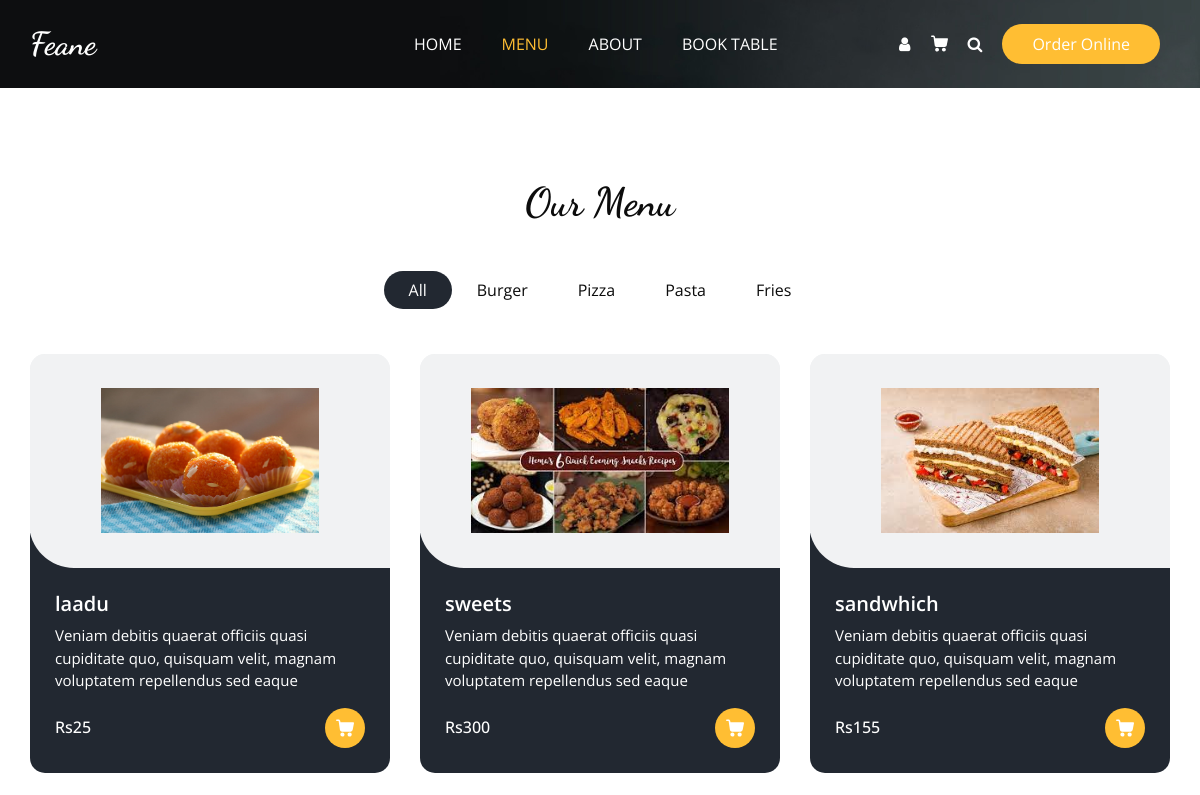
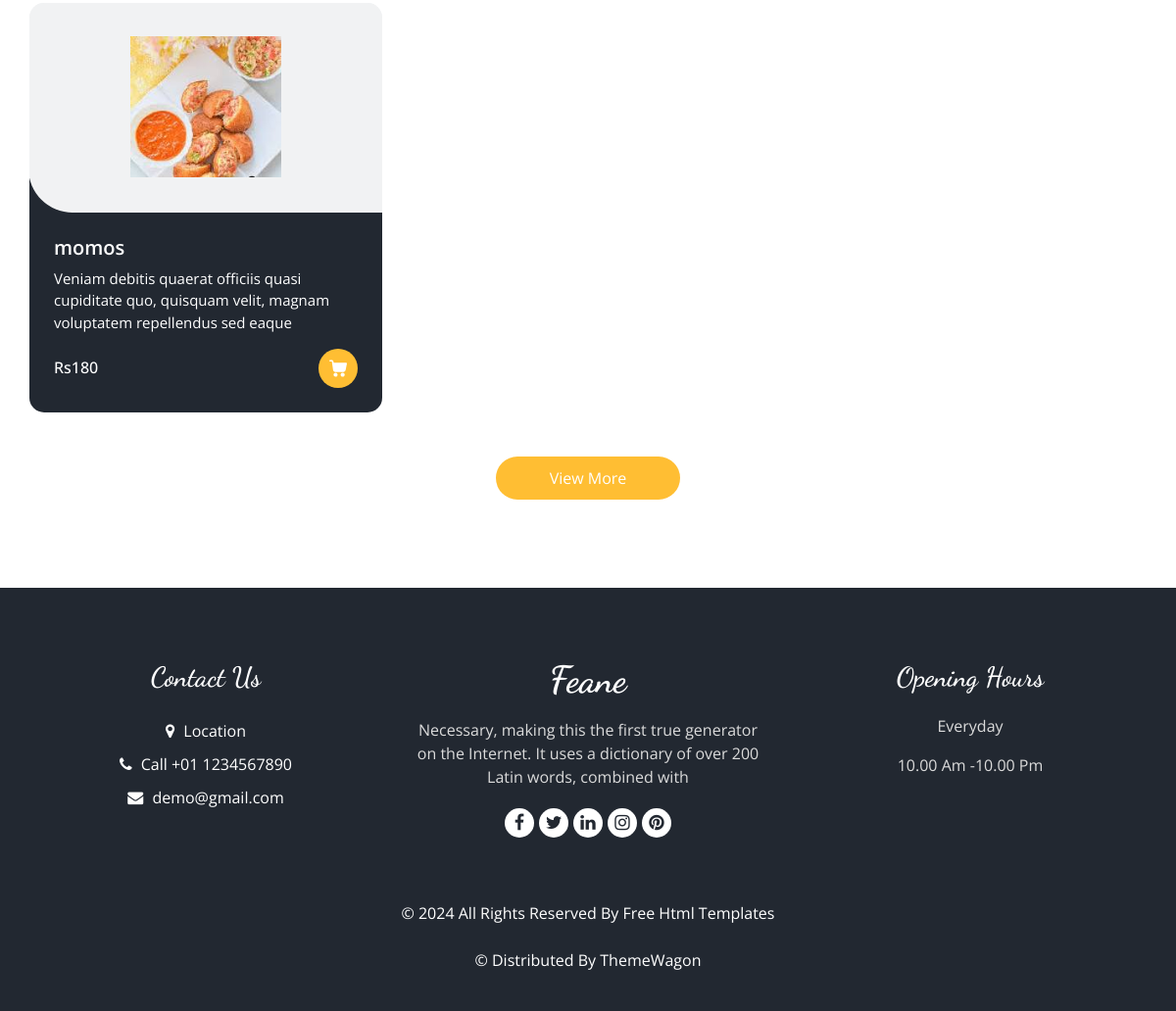
Page /frontend/product_fro/SNACKS/ on the committed database (2 pictures, top to bottom).
### cafeapp/models.py (models this page shows)
class product_db(models.Model):
    Category_name=models.CharField(max_length=100,null=True,blank=True)
    product_name = models.CharField(max_length=100, null=True, blank=True)
    description = models.CharField(max_length=100, null=True, blank=True)
    price = models.IntegerField(null=True, blank=True)
    product_image=models.ImageField(upload_to='images',null=True,blank=True)

### frontend/views.py (the view)
# urls.py: path('product_fro/<cat_name>/',views.product_fro,name="product_fro"),
def product_fro(request,cat_name):
    pro=product_db.objects.filter(Category_name=cat_name)
    return render(request,"products_fro.html",{'pro':pro})

### frontend/templates/products_fro.html (shortened to what this page needs)
<!DOCTYPE html>
{% load static %}
<html>
<head>
  <link rel="stylesheet" type="text/css" href="{% static 'admin_style/css/bootstrap.css' %}" />
  <link rel="stylesheet" type="text/css" href="https://cdnjs.cloudflare.com/ajax/libs/OwlCarousel2/2.3.4/assets/owl.carousel.min.css" />
  <link rel="stylesheet" href="https://cdnjs.cloudflare.com/ajax/libs/jquery-nice-select/1.1.0/css/nice-select.min.css" />
  <link href="{% static 'admin_style/css/font-awesome.min.css' %}" rel="stylesheet" />
  <link href="{% static 'admin_style/css/style.css' %}" rel="stylesheet" />
  <link href="{% static 'admin_style/css/responsive.css' %}" rel="stylesheet" />
</head>
<body class="sub_page">
  <div class="hero_area">
    <div class="bg-box">
      <img src="{% static 'admin_style/images/hero-bg.jpg' %}" alt="">
    </div>
    <header class="header_section">
      <div class="container">
        <nav class="navbar navbar-expand-lg custom_nav-container ">
          <a class="navbar-brand" href="index.html">
            <span>
              Feane
            </span>
          </a>
          <div class="collapse navbar-collapse" id="navbarSupportedContent">
            <ul class="navbar-nav  mx-auto ">
              <li class="nav-item">
                <a class="nav-link" href="index.html">Home </a>
              </li>
              <li class="nav-item active">
                <a class="nav-link" href="menu.html">Menu <span class="sr-only">(current)</span> </a>
              </li>
              <li class="nav-item">
                <a class="nav-link" href="about.html">About</a>
              </li>
              <li class="nav-item">
                <a class="nav-link" href="book.html">Book Table</a>
              </li>
            </ul>
            <div class="user_option">
              <a href="" class="user_link">
                <i class="fa fa-user" aria-hidden="true"></i>
              </a>
              <a class="cart_link" href="#">
              </a>
              <form class="form-inline">
                <button class="btn  my-2 my-sm-0 nav_search-btn" type="submit">
                  <i class="fa fa-search" aria-hidden="true"></i>
                </button>
              </form>
              <a href="" class="order_online">
                Order Online
              </a>
            </div>
          </div>
        </nav>
      </div>
    </header>
  </div>
  <section class="food_section layout_padding">
    <div class="container">
      <div class="heading_container heading_center">
        <h2>
          Our Menu
        </h2>
      </div>
      <ul class="filters_menu">
        <li class="active" data-filter="*">All</li>
        <li data-filter=".burger">Burger</li>
        <li data-filter=".pizza">Pizza</li>
        <li data-filter=".pasta">Pasta</li>
        <li data-filter=".fries">Fries</li>
      </ul>
      <div class="filters-content">
        <div class="row grid">
          {% for i in pro %}
          <div class="col-sm-6 col-lg-4 all pasta">
            <div class="box">
              <div>
                <div class="img-box">
                  <img src={{i.product_image.url}} alt="">
                </div>
                <div class="detail-box">
                  <h5>
                    {{i.product_name}}
                  </h5>
                  <p>
                    Veniam debitis quaerat officiis quasi cupiditate quo, quisquam velit, magnam voluptatem repellendus sed eaque
                  </p>
                  <div class="options">
                    <h6>
                      Rs{{i.price}}
                    </h6>
                    <a href="">
                    </a>
                  </div>
                </div>
              </div>
            </div>
          </div>
          {%endfor%}
        </div>
      </div>
      <div class="btn-box">
        <a href="">
          View More
        </a>
      </div>
    </div>
  </section>
  <footer class="footer_section">
    <div class="container">
      <div class="row">
        <div class="col-md-4 footer-col">
          <div class="footer_contact">
            <h4>
              Contact Us
            </h4>
            <div class="contact_link_box">
              <a href="">
                <i class="fa fa-map-marker" aria-hidden="true"></i>
                <span>
                  Location
                </span>
              </a>
              <a href="">
                <i class="fa fa-phone" aria-hidden="true"></i>
                <span>
                  Call +01 1234567890
                </span>
              </a>
              <a href="">
                <i class="fa fa-envelope" aria-hidden="true"></i>
                <span>
                  demo@gmail.com
                </span>
              </a>
            </div>
          </div>
        </div>
        <div class="col-md-4 footer-col">
          <div class="footer_detail">
            <a href="" class="footer-logo">
              Feane
            </a>
            <p>
              Necessary, making this the first true generator on the Internet. It uses a dictionary of over 200 Latin words, combined with
            </p>
            <div class="footer_social">
              <a href="">
                <i class="fa fa-facebook" aria-hidden="true"></i>
              </a>
              <a href="">
                <i class="fa fa-twitter" aria-hidden="true"></i>
              </a>
              <a href="">
                <i class="fa fa-linkedin" aria-hidden="true"></i>
              </a>
              <a href="">
                <i class="fa fa-instagram" aria-hidden="true"></i>
              </a>
              <a href="">
                <i class="fa fa-pinterest" aria-hidden="true"></i>
              </a>
            </div>
          </div>
        </div>
        <div class="col-md-4 footer-col">
          <h4>
            Opening Hours
          </h4>
          <p>
            Everyday
          </p>
          <p>
            10.00 Am -10.00 Pm
          </p>
        </div>
      </div>
      <div class="footer-info">
        <p>
          &copy; <span id="displayYear"></span> All Rights Reserved By
          <a href="https://html.design/">Free Html Templates</a><br><br>
          &copy;  Distributed By
          <a href="https://themewagon.com/" target="_blank">ThemeWagon</a>
        </p>
      </div>
    </div>
  </footer>
</body>
</html>

### frontend/static/admin_style/css/responsive.css (style rules this page uses)
@media (min-width: 1200px) { .container { max-width: 1170px; } }

### rows in the picture
product_db: product_image (picture), product_name "laadu", price "25"
product_db: product_image (picture), product_name "sweets", price "300"
product_db: product_image (picture), product_name "sandwhich", price "155"
product_db: product_image (picture), product_name "momos", price "180"
